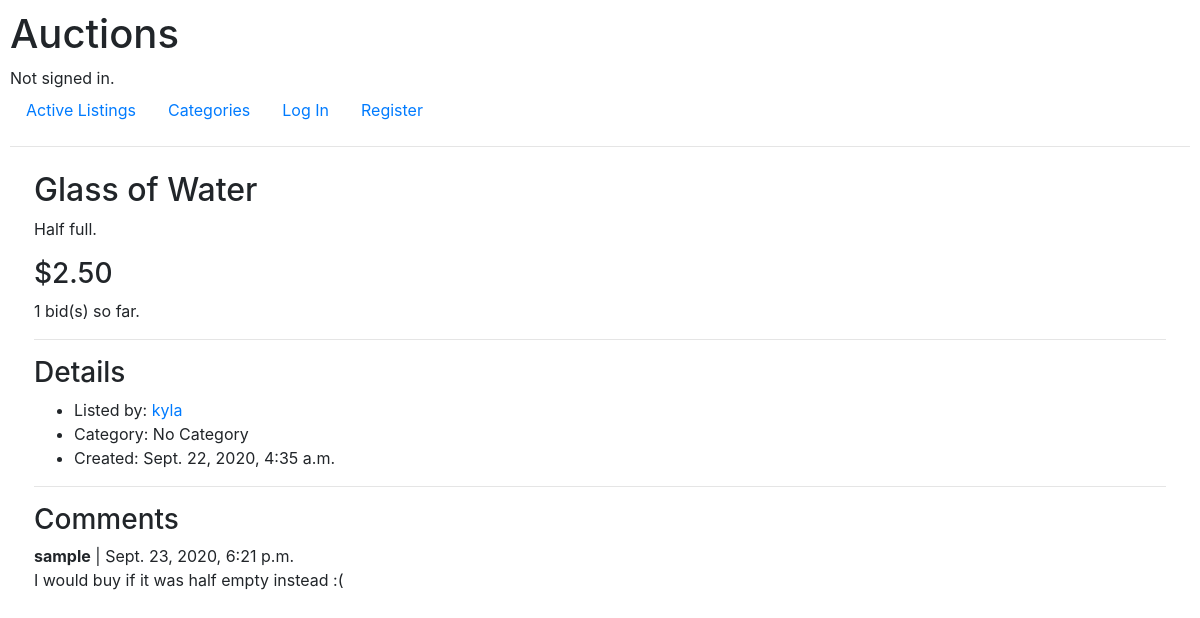
The page /listing/4 on the database as committed earlier.
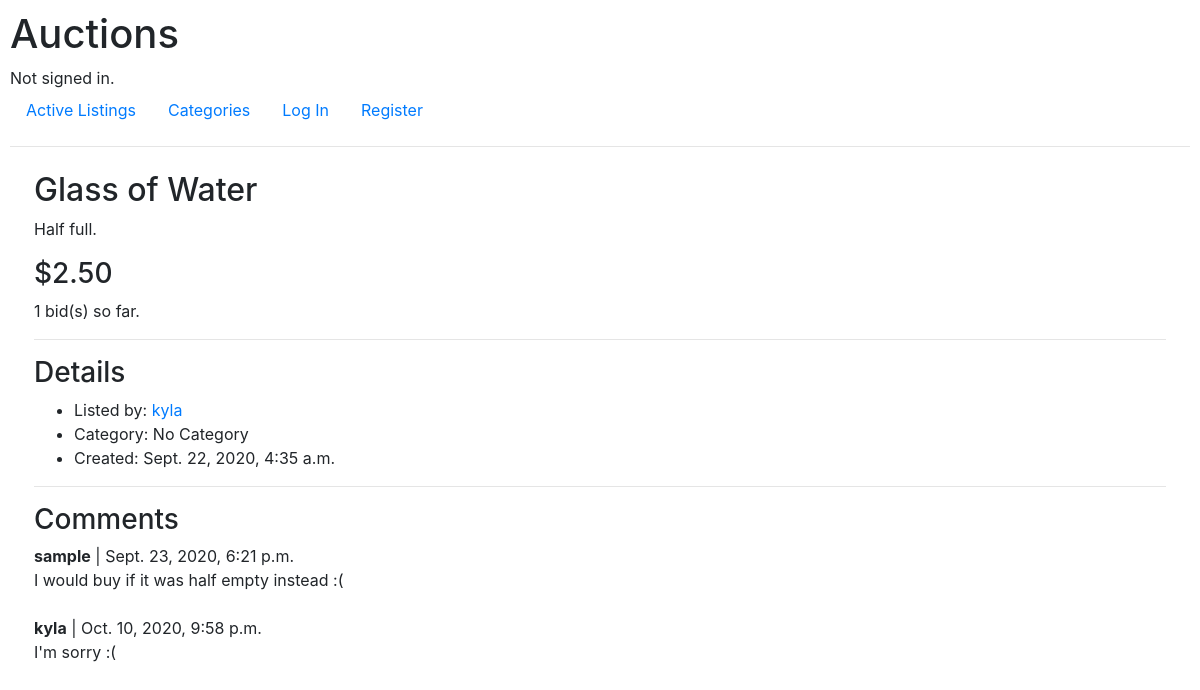
The same page on the database as committed later.
### auctions/models.py (models this page shows, shortened)
class Listing(models.Model):
    CATEGORIES = [
        ('0', 'No Category'),
        ('1', 'Arts and Crafts'),
        ('2', 'Books'),
        ('3', 'DVDs and Movies'),
        ('4', 'Electronics'),
        ('5', 'Fashion'),
        ('6', 'Health and Beauty'),
        ('7', 'Home'),
        ('8', 'Music'),
        ('9', "Toys"),
        ('10', "Video Games")
    ]
    user = models.ForeignKey(User, on_delete=models.CASCADE, related_name="listings")
    title = models.CharField(max_length=60, blank=False)
    description = models.CharField(max_length=280, blank=False) # same as a tweet :)
    starting_price = models.DecimalField(decimal_places=2, max_digits=10, blank=False, validators=[MinValueValidator(0)])
    category = models.CharField(max_length=2, choices=CATEGORIES, default='0')
    image_link = models.URLField(blank=True, default="")
    creation_time = models.DateTimeField(auto_now_add=True)
    is_active = models.BooleanField(default=True, null=False)
    watchers = models.ManyToManyField('User', blank=True, related_name="watchlist")
    def get_price(self):
        price = self.bids.order_by('-amount').first()
        if price is None:
            price = self.starting_price
        else:
            price = price.amount
        return price

class Bid(models.Model):
    listing = models.ForeignKey(Listing, on_delete=models.CASCADE, related_name="bids", null=True)
    user = models.ForeignKey(User, on_delete=models.CASCADE, related_name="bids", null=True)
    amount = models.DecimalField(decimal_places=2, max_digits=10, blank=False, validators=[MinValueValidator(0)])
    time_placed = models.DateTimeField(auto_now_add=True)

class User(AbstractUser):
    pass

class Comment(models.Model):
    user = models.ForeignKey(User, on_delete=models.CASCADE, related_name="comments", null=True)
    listing = models.ForeignKey(Listing, on_delete=models.CASCADE, related_name="comments", null=True)
    text = models.CharField(max_length=280, blank=False)
    time_posted = models.DateTimeField(auto_now_add=True)

### auctions/views.py (the view, shortened to what this page needs)
# urls.py: path("listing/<int:listing_id>", views.listing, name="listing")
def listing(request, listing_id):
    is_my_listing = False
    try:
        requested_listing = Listing.objects.get(pk=listing_id)
        if request.user.is_authenticated and request.user.username == requested_listing.user.username:
            is_my_listing = True
    except Listing.DoesNotExist:
        requested_listing = None
    is_in_my_watchlist = False
    if request.user.is_authenticated and request.user in Listing.objects.get(pk=listing_id).watchers.all():
        is_in_my_watchlist = True
    return render(request, "auctions/listing.html", {
        "is_in_my_watchlist": is_in_my_watchlist,
        "is_my_listing": is_my_listing,
        "listing": requested_listing,
        "bid_form": NewBidForm(initial={"listing": listing_id,}),
        "comment_form": NewCommentForm,
        "comments": Comment.objects.filter(listing=requested_listing)
    })

### auctions/templates/auctions/listing.html (shortened to what this page needs)
{% extends "auctions/layout.html" %}
{% block body %}
  {% if listing is None %}
    <h2>Listing does not exist.</h2>
  {% else %}
    <h2>{{ listing.title }}</h2>
    {% if listing.description is not None %}
      <p>{{ listing.description }}</p>
    {% endif %}
    <h3>${{ listing.get_price }}</h3>
    <p>{{ listing.bids.count }} bid(s) so far.</p>
    <hr>
    <h3>Details</h3>
    <ul>
      <li>Listed by: <a href="{% url 'profile' listing.user %}">{{ listing.user.username }}</a></li>
      <li>Category: {{ listing.get_category_display }}</li>
      <li>Created: {{ listing.creation_time }}</li>
    </ul>
    <hr>
    <h3>Comments</h3>
    {% for comment in comments %}
      <strong>{{ comment.user.username }}</strong> | {{ comment.time_posted }}<br>
      {{ comment.text }}<br><br>
    {% endfor %}
  {% endif %}
{% endblock %}

### auctions/templates/auctions/layout.html (shortened to what this page needs)
{% load static %}
<!DOCTYPE html>
<html lang="en">
  <head>
      <link rel="stylesheet" href="https://stackpath.bootstrapcdn.com/bootstrap/4.4.1/css/bootstrap.min.css">
      <link href="{% static 'auctions/styles.css' %}" rel="stylesheet">
  </head>
  <body>
    <h1>Auctions</h1>
    <div>
      {% if user.is_authenticated %}
        Signed in as <strong>{{ user.username }}</strong>.
      {% else %}
        Not signed in.
      {% endif %}
    </div>
    <ul class="nav">
      <li class="nav-item">
        <a class="nav-link" href="{% url 'index' %}">Active Listings</a>
      </li>
      <li class="nav-item">
        <a class="nav-link" href="{% url 'categories' %}">Categories</a>
      </li>
      {% if user.is_authenticated %}
        <li class="nav-item">
          <a class="nav-link" href="{% url 'watchlist' user.username %}">My Watchlist</a>
        </li>
        <li class="nav-item">
          <a class="nav-link" href="{% url 'create-listing' %}">Create Listing</a>
        </li>
        <li class="nav-item">
          <a class="nav-link" href="{% url 'profile' user.username %}">My Profile</a>
        </li>
        <li class="nav-item">
          <a class="nav-link" href="{% url 'logout' %}">Log Out</a>
        </li>
      {% else %}
        <li class="nav-item">
          <a class="nav-link" href="{% url 'login' %}">Log In</a>
        </li>
        <li class="nav-item">
          <a class="nav-link" href="{% url 'register' %}">Register</a>
        </li>
      {% endif %}
    </ul>
    <hr>
    <div class="m-4">
      {% block body %}
      {% endblock %}
    </div>
  </body>
</html>

### auctions/static/auctions/styles.css (style rules this page uses)
body { padding: 10px; }

Rows that differ between the two databases and show on the page:
added Comment: user.username "kyla", time_posted "Oct. 10, 2020, 9:58 p.m.", text "I'm sorry :("
